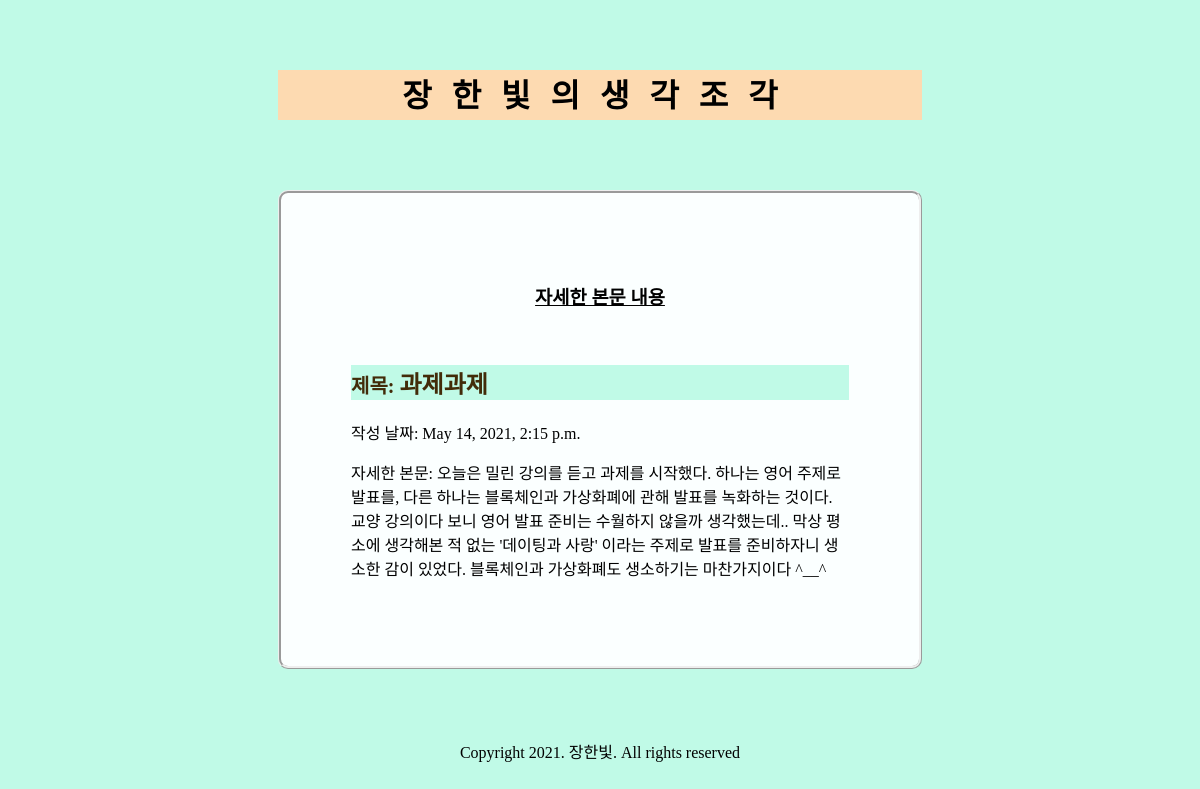
Page /blog/2 on the committed database.
### diaryApp/models.py (models this page shows, shortened)
class Blog(models.Model):
    title = models.CharField(max_length = 200)
    pub_date = models.DateTimeField('data published')
    body = models.TextField()

### diaryApp/views.py (the view)
# urls.py: path('blog/<int:blog_id>', diaryApp.views.detail, name="detail"),
def detail(request, blog_id):
    blog_detail = get_object_or_404(Blog, pk = blog_id)
    return render(request, 'detail.html', {'blog' : blog_detail})

### diaryApp/templates/detail.html (shortened to what this page needs)
<!DOCTYPE html>
<html>
    <head>
    </head>
    <body>
        <header>
            <p>장한빛의생각조각</p>
        </header>
        <article>
            <h3>자세한 본문 내용</h3><br>
            <h2><small>제목: </small> {{blog.title}} </h2>
            <p>작성 날짜: {{blog.pub_date}} </p>
            <p>자세한 본문: {{blog.body}} </p>
        </article>
        <footer>Copyright 2021. 장한빛. All rights reserved</footer>
    </body>
</html>

### diaryApp/templates/detail.html (style rules this page uses)
header p { font-family: '나눔명조'; font-size: 2em; font-weight: bold; letter-spacing: 20px; text-align: center; background-color:rgb(253, 218, 177); margin: 70px 270px; height: 50px; }
body { background: #C0FAE7; background-image: url('C:/Users/HanBit/Desktop/diary/journal/diaryApp/star.png'); font-family: '나눔고딕'; }
article { background: #fbffff; border-radius: 10px; border-style: ridge; padding: 70px; margin: 70px 270px; }
article h2 { color: #422b09; background-color: #C0FAE7; }
article h3 { font-family: '나눔명조'; text-align: center; text-decoration: underline; }
footer { font-family: '나눔고딕'; text-align: center; }

### rows in the picture
Blog: title "과제과제", pub_date "May 14, 2021, 2:15 p.m.", body "오늘은 밀린 강의를 듣고 과제를 시작했다. 하나는 영어 주제로 발표를, 다른 하나는 블록체인과 가상화폐에 관해 발표를 녹화하는 것이다. 교양 강의이다 보니 영어 발표 준비는 수월하지 않을까 생각했는데.. 막상 평소에 생각해본 적 없는 '데이팅과 사랑' 이라는 주제로 발표를 준비하자니 생소한 감이 있었다. 블록체인과 가상화폐도 생소하기는 마찬가지이다 ^__^"
